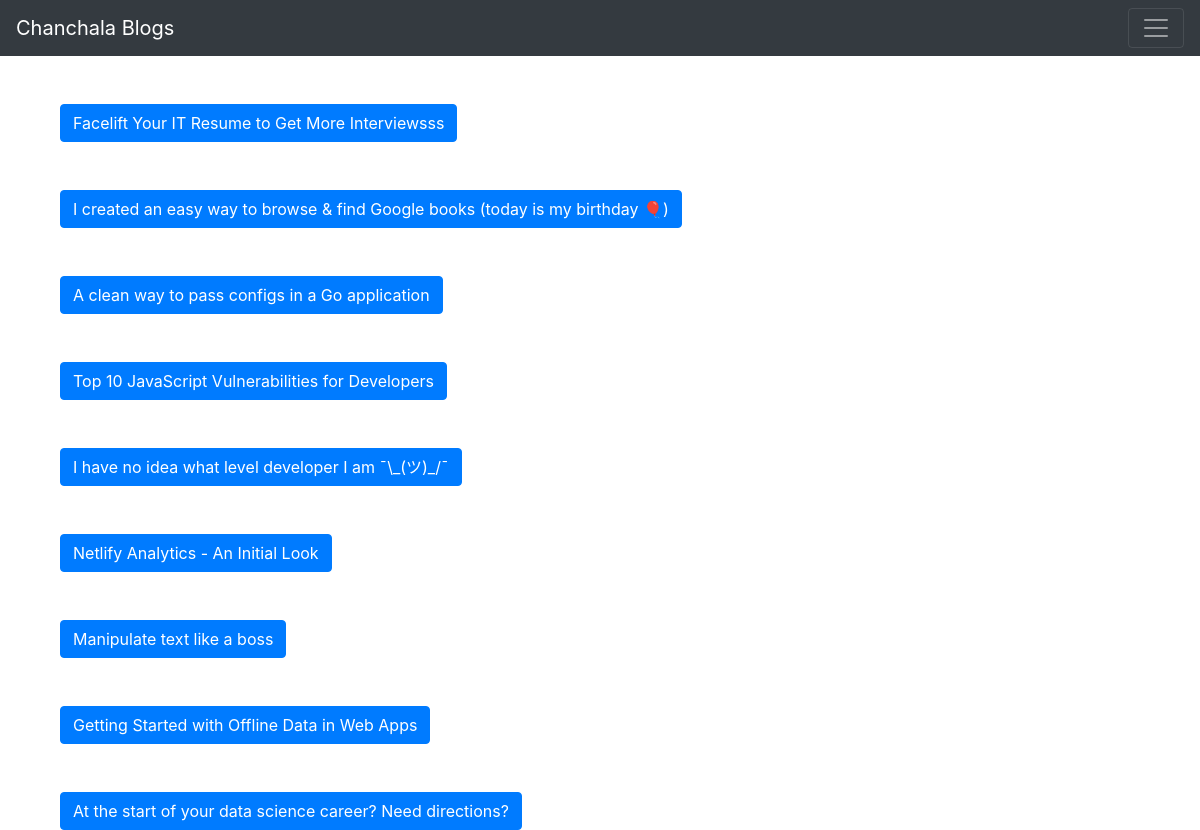
/modal/, run on the app's committed database.
### blog/models.py (models this page shows, shortened)
class BlogPost(models.Model):
    author = models.ForeignKey(User,on_delete=models.CASCADE)
    title  = models.CharField(max_length=180)
    content = models.TextField()
    updated_at = models.DateTimeField(auto_now=True)
    created_at = models.DateTimeField(auto_now_add=True)
    likes = models.ManyToManyField(User, related_name='post_likes', null=True, blank=True)
    class Meta:
        ordering = ['-created_at']

### blog/views.py (the view)
# urls.py: path('modal/',modal, name='modal'),
def modal(request):
        posts = BlogPost.objects.all()
        context = {'posts':posts}
        return render(request, 'modal.html', context)

### blog/templates/modal.html (shortened to what this page needs)
{% extends 'base.html' %}
{% block content %}
{% for post in posts %}
<div class="container mt-5">
    <button type="button" class="btn btn-primary" data-toggle="modal" data-target="#exampleModalScrollable-{{post.pk}}">
        {{post.title}}
    </button>
</div>
{% endfor %}
{% endblock content %}

### data on the page
BlogPost: title "Facelift Your IT Resume to Get More Interviewsss"
BlogPost: title "I created an easy way to browse & find Google books (today is my birthday 🎈)"
BlogPost: title "A clean way to pass configs in a Go application"
BlogPost: title "Top 10 JavaScript Vulnerabilities for Developers"
BlogPost: title "I have no idea what level developer I am ¯\\_(ツ)_/¯"
BlogPost: title "Netlify Analytics - An Initial Look"
BlogPost: title "Manipulate text like a boss"
BlogPost: title "Getting Started with Offline Data in Web Apps"
BlogPost: title "At the start of your data science career? Need directions?"
